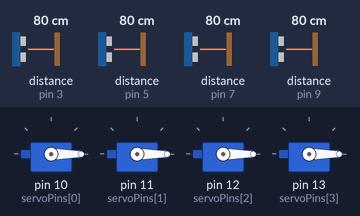
The sketch below on a simulated Arduino Uno, built with avr-gcc and run on an emulated ATmega328P. On the bench: 4 × servo. The inputs (shaded band) are chosen by the test bench; at power-on: distance to the obstacle (sensors on pin 3, pin 5, pin 7, pin 9) 80 cm. The echo pulse lasts 58.3 µs per cm.

Above: at 1.3 s.
1.4 s: distance to the obstacle (sensor on pin 3) set to 7 cm
2.9 s: distance to the obstacle (sensor on pin 3) set to 4 cm
At 3.5 s:
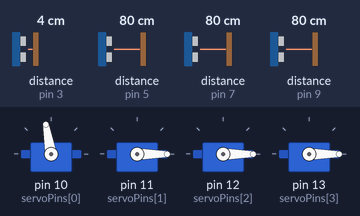
6.0 s: distance to the obstacle (sensor on pin 3) set to 9 cm
At 6.5 s:
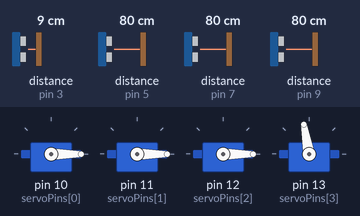
8.1 s: distance to the obstacle (sensor on pin 5) set to 7 cm
9.6 s: distance to the obstacle (sensor on pin 5) set to 4 cm
At 10.0 s:
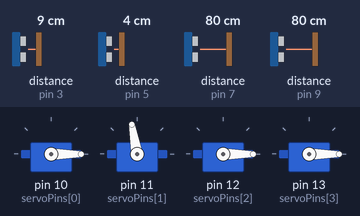
12.7 s: distance to the obstacle (sensor on pin 5) set to 9 cm
At 12.7 s:
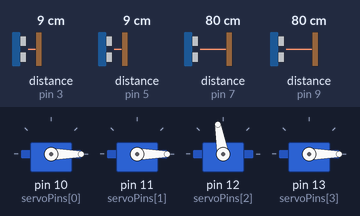
Timing chart, 0 to 15.6 s (numbered marks = the images above; inputs shaded):
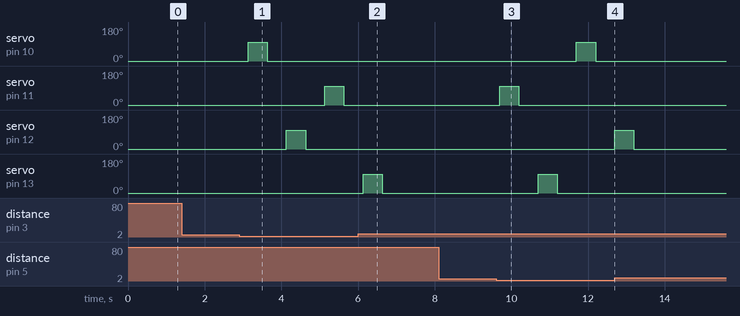

Measured:
- the behaviour switches between 6 and 5 cm on distance to the obstacle (sensor on pin 3) (found by bisection; images 0 and 1)
- the behaviour switches between 6 and 5 cm on distance to the obstacle (sensor on pin 5) (found by bisection; images 2 and 3)
- after the input at 1.4 s, every drawn part: stays the same
- after the input at 2.9 s, servo on pin 10 (servoPins[0]): 0° → 100° after 0.23 s, → 0° 0.50 s later; servo on pin 11 (servoPins[1]): 0° → 100° after 2.2 s, → 0° 0.50 s later; servo on pin 12 (servoPins[2]): 0° → 100° after 1.2 s, → 0° 0.50 s later
- after the input at 6.0 s, servo on pin 10 (servoPins[0]): stays 0° (without the input it goes to 100° after 1.6 s)
- after the input at 8.1 s, every drawn part: stays the same
- after the input at 9.6 s, servo on pin 10 (servoPins[0]): 0° → 100° after 2.1 s, → 0° 0.50 s later; servo on pin 11 (servoPins[1]): 0° → 100° after 0.10 s, → 0° 0.50 s later; servo on pin 12 (servoPins[2]): 0° → 100° after 3.1 s; servo on pin 13 (servoPins[3]): 0° → 100° after 1.1 s, → 0° 0.50 s later
- after the input at 12.7 s, servo on pin 11 (servoPins[1]): stays 0° (without the input it goes to 100° after 1.5 s); servo on pin 13 (servoPins[3]): stays 0° (without the input it goes to 100° after 2.5 s)

The sketch:

Final-Dijkstra-code.ino
```cpp
#include <Arduino.h>
#include <Servo.h>
#include <Ultrasonic.h>
#include <limits.h>

#define NUM_SENSORS 4
//#define BTN_PIN A2
// Adjacency matrix representing distances between sensors
int graph[NUM_SENSORS][NUM_SENSORS] = {
  { 0, 20, 10, 25 },
  { 20, 0, 25, 10 },
  { 10, 25, 0, 20 },
  { 25, 10, 20, 0 }
};

// int graph[NUM_SENSORS][NUM_SENSORS] = {
//   { 0, 20, 10 },
//   { 20, 0, 25 },
//   { 10, 25, 0 }
// };

//Define ultrasonic sensor, servo, and pin arrays
const int triggerPins[NUM_SENSORS] = { 2, 4, 6, 8 };
const int echoPins[NUM_SENSORS] = { 3, 5, 7, 9 };
const int servoPins[NUM_SENSORS] = { 10, 11, 12, 13 };

// const int triggerPins[NUM_SENSORS] = { 2, 4, 6 };
// const int echoPins[NUM_SENSORS] = { 3, 5, 7 };
// const int servoPins[NUM_SENSORS] = { 10, 11, 12 };

Ultrasonic sensors[NUM_SENSORS] = {
  Ultrasonic(triggerPins[0], echoPins[0]),
  Ultrasonic(triggerPins[1], echoPins[1]),
  Ultrasonic(triggerPins[2], echoPins[2]),
  Ultrasonic(triggerPins[3], echoPins[3])
};

Servo servos[NUM_SENSORS];

int minDistance(int dist[], bool Tset[]) {
  int min = INT_MAX, min_index;

  for (int i = 0; i < NUM_SENSORS; i++)
    if (Tset[i] == false && dist[i] <= min)
      min = dist[i], min_index = i;


  return min_index;
}

// Function to find the shortest path using Dijkstra's algorithm
void dijkstraAlgorithm(int src) {
  int dist[NUM_SENSORS];  // creating a list to store the shortest distances for each vertex
  bool Tset[NUM_SENSORS];

  for (int i = 0; i < NUM_SENSORS; i++)
    dist[i] = INT_MAX, Tset[i] = false;

  dist[src] = 0;  // this is because the distance from source to source is zero

  // Finding shortest paths for each vertex
  for (int count = 0; count < NUM_SENSORS - 1; count++) {
    int u = minDistance(dist, Tset);
    // Mark the vertex as visited
    Tset[u] = true;
    for (int v = 0; v < NUM_SENSORS; v++)
      if (!Tset[v] && graph[u][v] && dist[u] != INT_MAX && dist[u] + graph[u][v] < dist[v])
        dist[v] = dist[u] + graph[u][v];
  }
  int orderOfServos[NUM_SENSORS];
  for (int i = 0; i < NUM_SENSORS; ++i) {
    orderOfServos[i] = i;
  }
  for (int i = 0; i < NUM_SENSORS - 1; ++i) {
    for (int j = i + 1; j < NUM_SENSORS; ++j) {
      if (dist[orderOfServos[i]] > dist[orderOfServos[j]]) {
        int temp = orderOfServos[i];
        orderOfServos[i] = orderOfServos[j];
        orderOfServos[j] = temp;
      }
    }
  }
  for (int i = 0; i < NUM_SENSORS; i++) {
    servos[orderOfServos[i]].write(100);  // Ensure the servo is at 0 degrees at the end
    delay(500);
    servos[orderOfServos[i]].write(0);  // Ensure the servo is at 0 degrees at the end
    delay(500);
  }
}

void setup() {
  Serial.begin(9600);
  //pinMode(BTN_PIN, OUTPUT);
  //digitalWrite(BTN_PIN, HIGH);

  // Attach servo motors to pins
  for (int i = 0; i < NUM_SENSORS; i++) {
    servos[i].attach(servoPins[i]);
    servos[i].write(0);
  }
}

void loop() {
  int detectedSensor = -1;
  float minDistance = 6;

  // if (digitalRead(BTN_PIN) == LOW) {
  //   //Serial.println("Button is pressed");
  //   for (int i = 0; i < NUM_SENSORS; i++) {
  //     servos[i].write(100);
  //   }
  // }

  for (int i = 0; i < NUM_SENSORS; i++) {
    float distance = sensors[i].read();
    if (distance < minDistance) {
      detectedSensor = i;
    }
  }
  // Serial.print('detectedSensor');
  // Serial.println(detectedSensor);

  if (detectedSensor != -1) {
    dijkstraAlgorithm(detectedSensor);
    //detectedSensor = -1;
  }
  delay(500);
}
```
